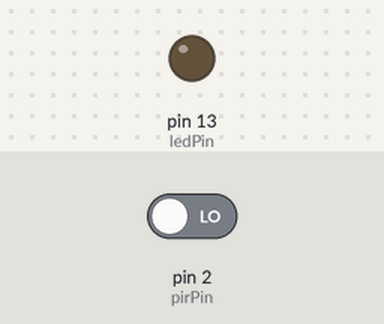
This sketch was run on a simulated Arduino Uno, built with avr-gcc and run on an emulated ATmega328P. On the bench: output pins drawn as LEDs (lit = HIGH). Inputs (shaded band) come from the test bench; at power-on: pin 2 (pirPin) LOW. What the sketch prints to the serial monitor is not drawn.

Above: at 1.2 s.
1.3 s: pin 2 (pirPin) driven HIGH
At 2.3 s:
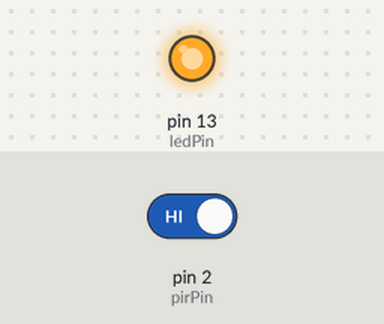
2.8 s: pin 2 (pirPin) driven LOW
At 3.5 s:
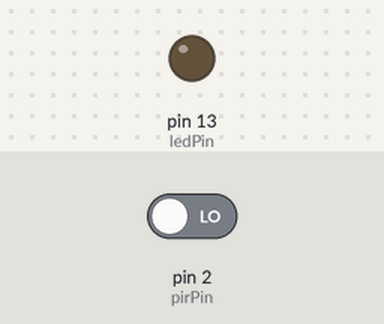
Timing chart, 0 to 5.8 s (numbered marks = the images above; inputs shaded):
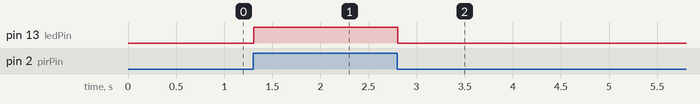

Measured:
- after the input at 1.3 s, pin 13 (ledPin): LOW → HIGH at once
- after the input at 2.8 s, pin 13 (ledPin): HIGH → LOW at once

The sketch:

HareketSensoru.ino
```cpp
int pirPin = 2; // PIR pini
int ledPin = 13;   // LED pini
int deger = 0;

void setup() {
  pinMode(pirPin, INPUT);     // PIR Pin'i giriş yapılıyor
  pinMode(ledPin, OUTPUT);      // LED Pin'i çıkış yapılıyor
  Serial.begin(9600);           // Serial Porttan veri göndermek için baundrate ayarlanıyor.
}

void loop(){
  deger = digitalRead(pirPin);  // Dijital pin okunuyor
  Serial.println(deger);        // Okunan değer seri port ekranına yazılıyor
  if (deger == HIGH) {          // Eğer okunan değer 1 ise LED yakılıyor.
    digitalWrite(ledPin, HIGH);
  }
  else{                         // Eğer okunan değer 0 ise LED söndürülüyor.
    digitalWrite(ledPin,LOW);
  }
}
```
